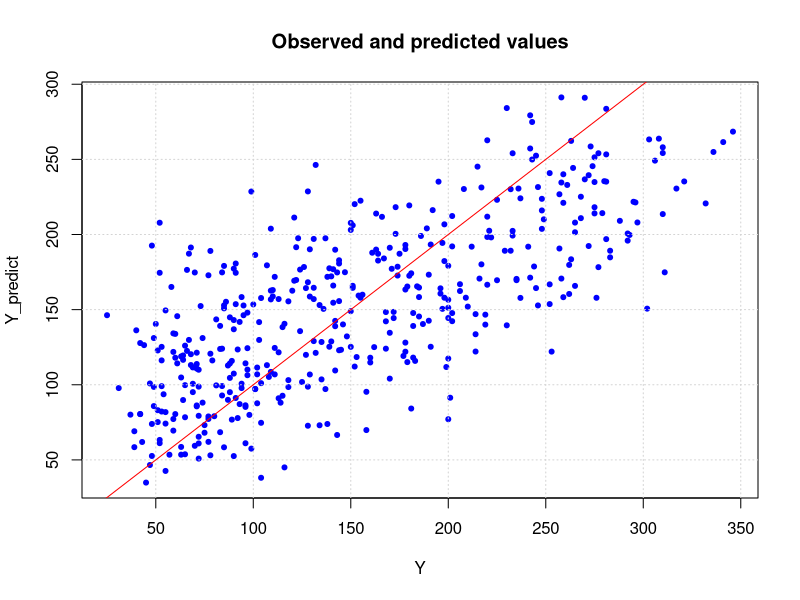
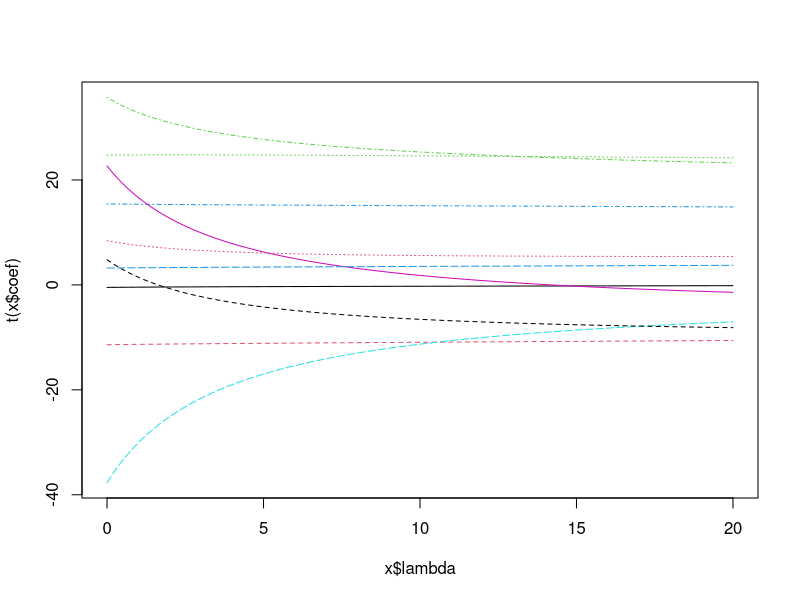
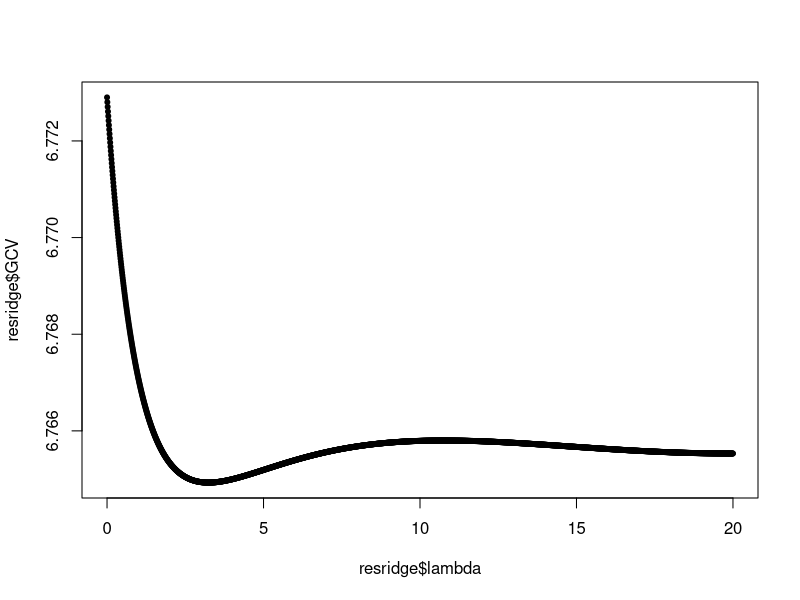
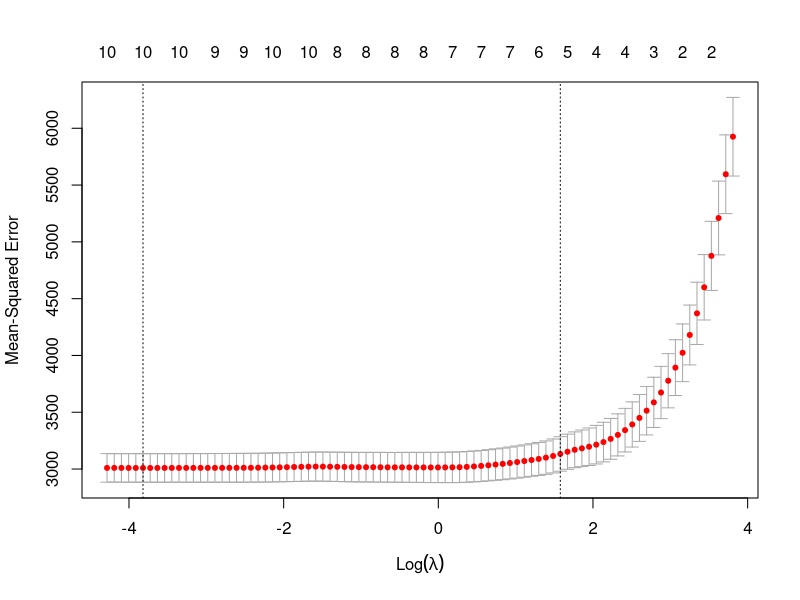

These figures' R source, in order:
## ---- chunk 1
rm(list=ls()); graphics.off()
## ---- chunk 2
tab <- read.table("diabetes.txt", header=TRUE, sep="\t")
X <- tab[, 1:10]
Y <- tab[, 11]
head(tab)
## ---- chunk 3
reg <- lm(Y~., data=tab)
summary(reg)
## ---- chunk 4
Y_predict <- predict(reg, tab)

plot(Y, Y_predict, col="blue", pch=20, 
     main="Observed and predicted values")
grid()
abline(a=0, b=1, col="red")
## ---- chunk 5
regforward <- step(lm(Y~1, data=tab), list(upper=reg), direction="forward")
## ---- chunk 6
summary(regforward)
## ---- chunk 7
library(MASS)
resridge <- lm.ridge(Y~., data=tab, lambda=seq(0,20,0.01))
## ---- chunk 8
plot(resridge)
## ---- chunk 9
plot(resridge$lambda, resridge$GCV, pch=20)
best_ridge_lambda <- as.numeric(names(which.min(resridge$GCV)))
print(paste("Best lambda:", best_ridge_lambda))
## ---- chunk 10
best_resridge <- lm.ridge(Y~., data=tab, lambda=best_ridge_lambda)
## ---- chunk 11
best_resridge$coef
## ---- chunk 12
best_coefridge <- coef(best_resridge)
## ---- chunk 13
Y_ridge <- cbind(matrix(1, nrow=dim(X)[1], ncol=1), as.matrix(X)) %*% as.vector(best_coefridge)
TSS <- sum((Y-mean(Y))^2)
RSS <- sum((Y-Y_predict)^2)
R_squared_ridge <- 1-(RSS/TSS)
print(paste("R-squared of Ridge regression model:", R_squared_ridge))
## ---- chunk 14
library(glmnet)

cv_lasso <- cv.glmnet(as.matrix(X), Y, alpha=1)    # 10 folds default
plot(cv_lasso)

best_lasso_lambda <- cv_lasso$lambda.min
print(paste("Best lambda:", best_lasso_lambda))
## ---- chunk 15
best_reslasso <- glmnet(as.matrix(X), Y, alpha=1, lambda=best_lasso_lambda)
## ---- chunk 16
coef(best_reslasso)
## ---- chunk 17
best_reslasso$dev.ratio
